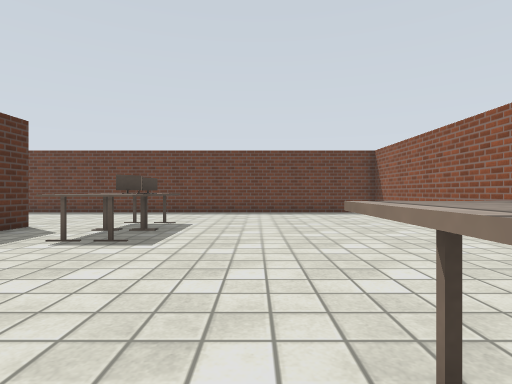
[1] (above)

23 first-person views from a walk through a robot-simulator world made for Gazebo. The camera is 0.83 m above the floor, looks level and sees 80° across. The floor is counted in squares, 1 m on a side. Each view is taken from the middle of a square. On the plan, view 1 faces up. The plan holds only what a view shows up to about 11 squares ahead; the rest is blank. Surface patterns are stand-ins for the level's own textures.

[2]
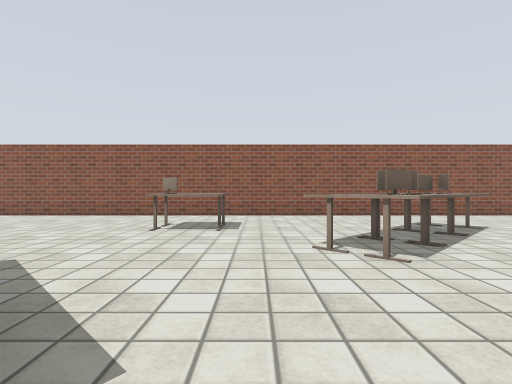

[3]
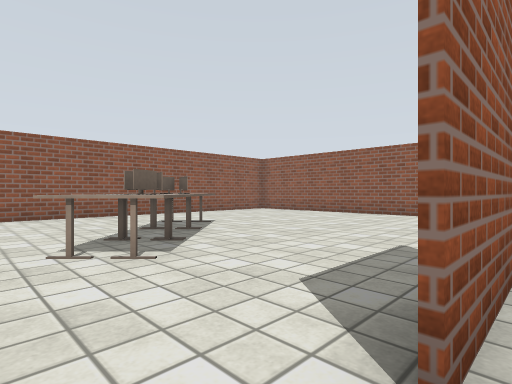

[4]
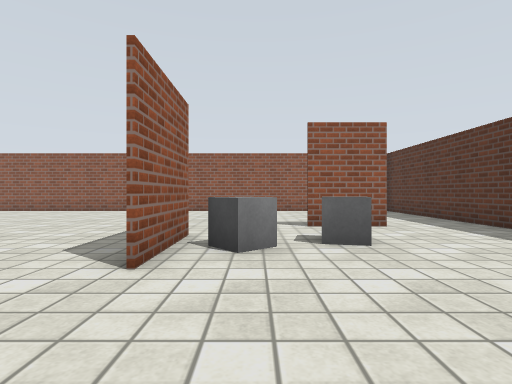

[5]
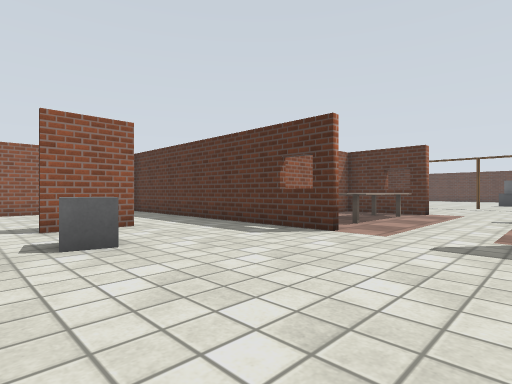

[6]
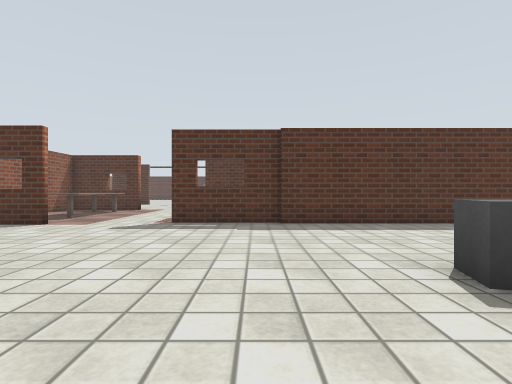

[7]
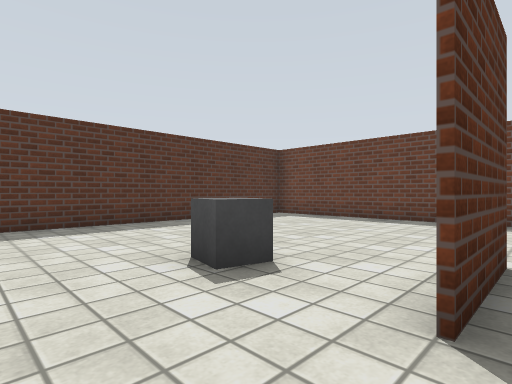

[8]
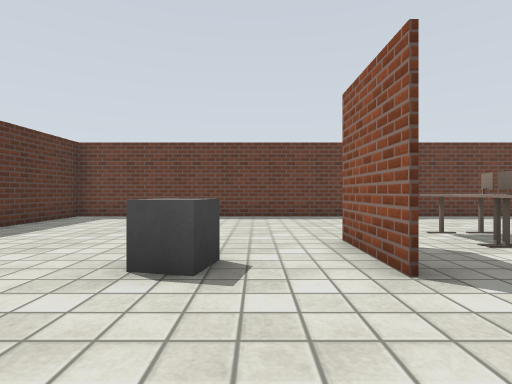

[9]
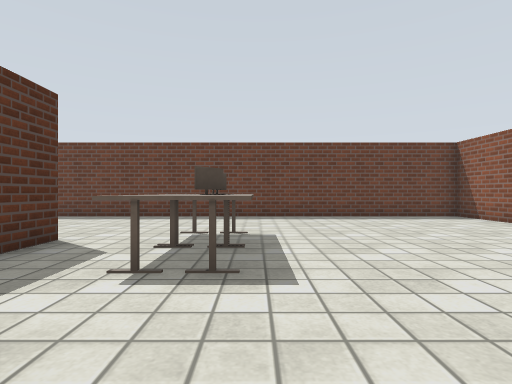

[10]
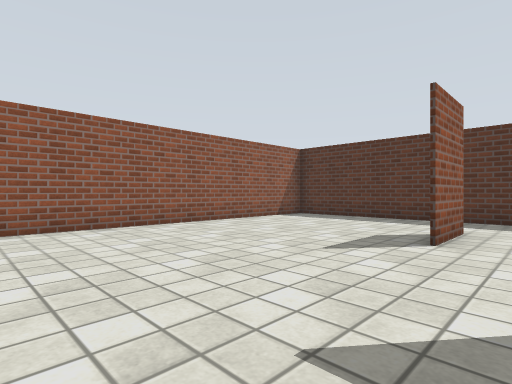

[11]
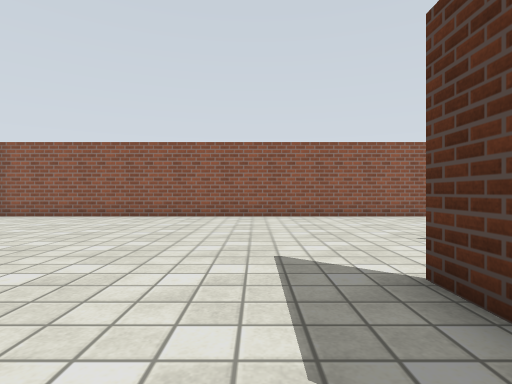

[12]
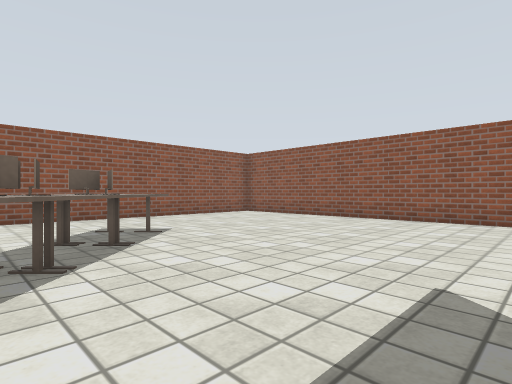

[13]
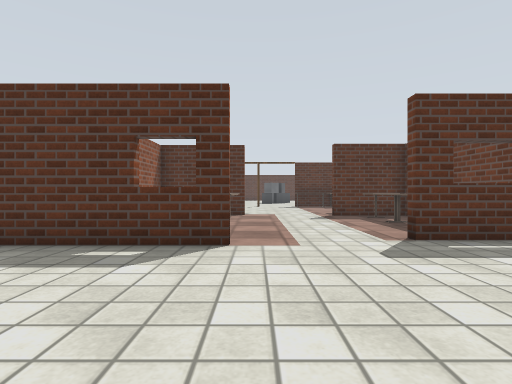

[14]
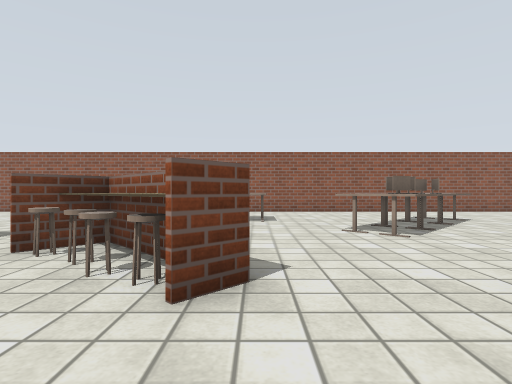

[15]
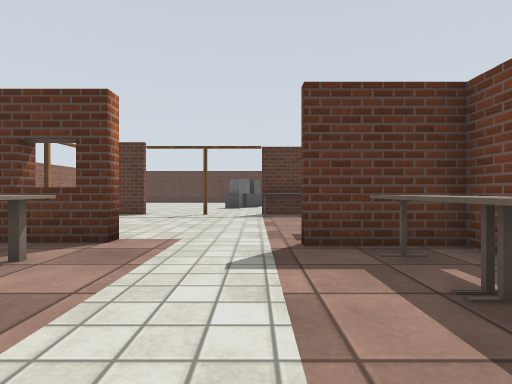

[16]
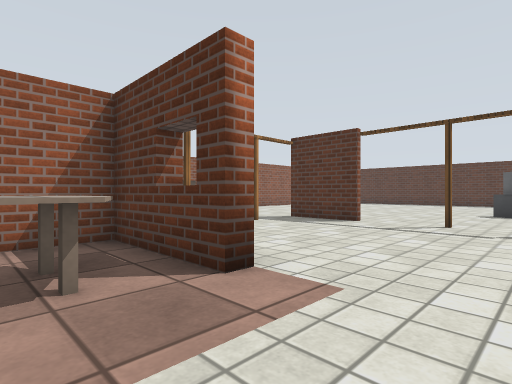

[17]
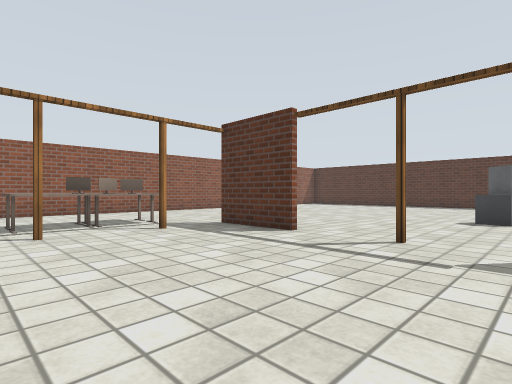

[18]
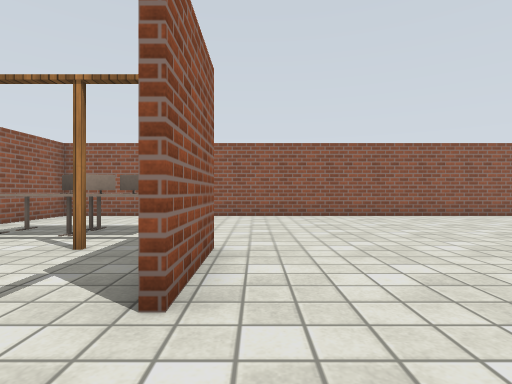

[19]
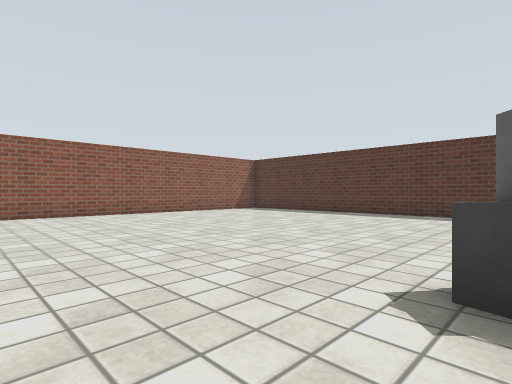

[20]
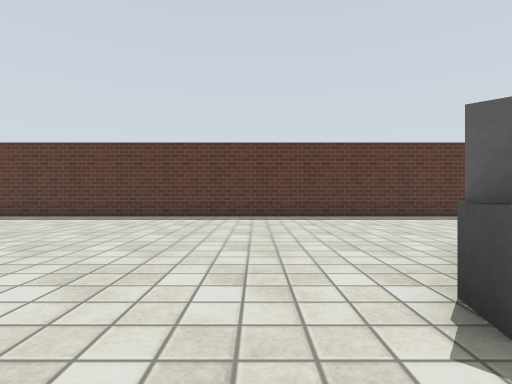

[21]
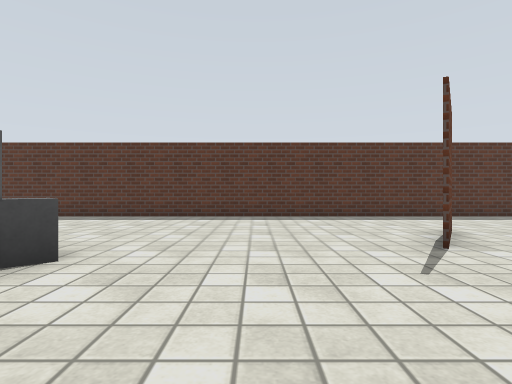

[22]
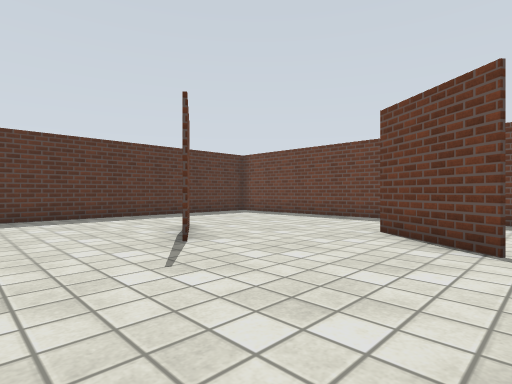

[23]
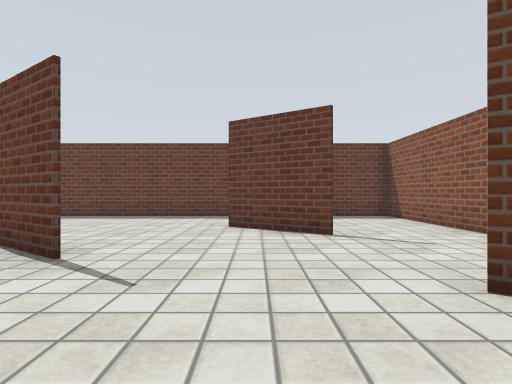

### Floor plan
Ten units are one square. View 1 is at (0, 0); x grows to the right and y downward. Boxes are objects, and circles mark ways between rooms. Rooms are numbered by the first view taken in them; rooms with no view inside come last. Other rooms are left out.
<svg viewBox="-389 -131 442 261">
<path fill="none" stroke="#000" d="M48 36 48 6M-1 48 6 49M4 4 4 -5M-52 0 -58 -6 -34 -30M-43 -10 -30 -24M-56 39 -56 50M-55 -49 -55 -73M-57 49 -57 22M-6 36 -9 30M-6 37 -11 36 -14 30M12 -9 16 -14M-24 -67 -29 -61M-54 -74 -54 -49M6 49 3 43M-28 -75 -26 -79M-127 24 -127 109M-102 64 -82 64M-25 -80 -28 -73M-132 -38 -132 -6M-141 -32 -161 -32M48 6 48 -124 -130 -124 -130 -36M-114 123 46 123M-187 -32 -187 -6M48 101 48 36M-195 23 -190 23 -190 54M-74 37 -68 31 -63 37M-88 37 -80 39M4 -5 4 -14M-36 -60 -36 -83M-74 -58 -76 -50 -83 -52M-20 -74 -20 -50 -38 -50M9 63 -25 29 -14 17M-150 -15 -180 -15M-179 25 -145 25 -142 33M-298 8 -304 14M-252 40 -252 65M-254 65 -254 40M-324 -57 -340 -68M-237 81 -232 83 -224 80 -219 84M-342 -70 -326 -59M-285 -79 -307 -93M-254 -80 -254 -126 -290 -126M-349 125 -194 125 -194 99M-309 -126 -368 -126M-384 -118 -384 118M-295 8 -297 16 -305 14M-317 -7 -313 -2M-239 76 -207 76"/>
<circle cx="-7" cy="0" r="3" fill="#2a7"/>
<circle cx="35" cy="-5" r="3" fill="#2a7"/>
<circle cx="35" cy="45" r="3" fill="#2a7"/>
<circle cx="-190" cy="10" r="3" fill="#2a7"/>
<text x="20" y="20">1</text>
<text x="-50" y="0">2</text>
<text x="-300" y="20">3</text>
</svg>
Room 1 opens to room 2. Room 2 opens to room 3.

Where each view was taken, in squares from view 1:
view 1: 0 up, 0 right, facing up
view 2: 1 down, 6 left, facing right
view 3: 1 down, 6 left, facing down-right
view 4: 1 up, 7 left, facing down
view 5: 1 up, 7 left, facing down-left
view 6: 3 up, 5 left, facing left
view 7: 3 up, 5 left, facing up-left
view 8: 2 up, 7 left, facing up
view 9: 2 up, 2 left, facing up
view 10: 5 down, 3 left, facing down-left
view 11: 2 down, 4 left, facing down
view 12: 3 down, 5 left, facing down-right
view 13: 2 down, 8 left, facing left
view 14: 0 up, 8 left, facing right
view 15: 0 up, 14 left, facing left
view 16: 0 up, 17 left, facing down-left
view 17: 0 up, 20 left, facing down-left
view 18: 2 down, 26 left, facing down
view 19: 1 down, 27 left, facing down-left
view 20: 3 down, 28 left, facing left
view 21: 3 up, 28 left, facing left
view 22: 3 up, 28 left, facing up-left
view 23: 2 up, 30 left, facing up
